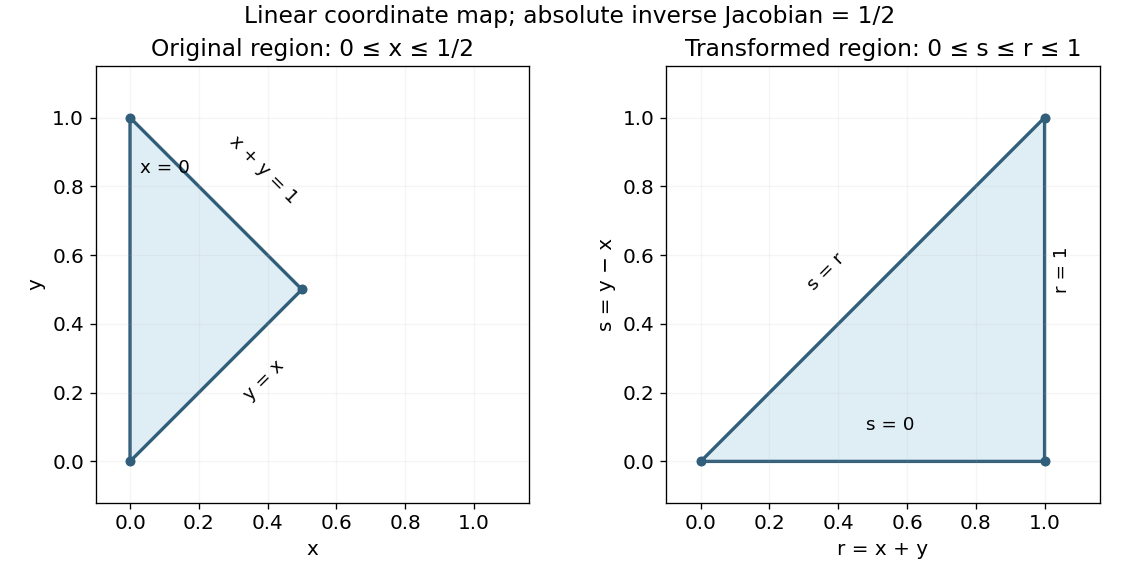

The script that drew this image:
from pathlib import Path
import numpy as np
import matplotlib
matplotlib.use("Agg")
import matplotlib.pyplot as plt
plt.rcParams.update({"font.size":12,"axes.titlesize":14,"figure.facecolor":"white","axes.facecolor":"white","savefig.facecolor":"white","savefig.transparent":False})

from matplotlib.patches import Polygon
fig,(ax,bx)=plt.subplots(1,2,figsize=(9.5,4.7),layout="constrained")
for axis,verts,names in [(ax,[(0,0),(0,1),(.5,.5)],("x","y")),(bx,[(0,0),(1,1),(1,0)],("r = x + y","s = y − x"))]:
 axis.add_patch(Polygon(verts,facecolor="#dfeef5",edgecolor="#315e7a",lw=2));axis.set(xlabel=names[0],ylabel=names[1],xlim=(-.1,1.16),ylim=(-.12,1.15),aspect="equal");axis.grid(alpha=.12)
 for x,y in verts:axis.plot(x,y,"o",color="#315e7a",ms=5)
ax.text(.03,.84,"x = 0",fontsize=11);ax.text(.32,.18,"y = x",rotation=45,fontsize=11);ax.text(.28,.75,"x + y = 1",rotation=-45,fontsize=11);ax.set_title("Original region: 0 ≤ x ≤ 1/2")
bx.text(.48,.09,"s = 0",fontsize=11);bx.text(1.025,.5,"r = 1",rotation=90,fontsize=11);bx.text(.3,.5,"s = r",rotation=45,fontsize=11);bx.set_title("Transformed region: 0 ≤ s ≤ r ≤ 1")
fig.suptitle("Linear coordinate map; absolute inverse Jacobian = 1/2",fontsize=14)
fig.savefig(Path.cwd()/Path(__file__).with_suffix(".png").name,dpi=120)
plt.close(fig)
